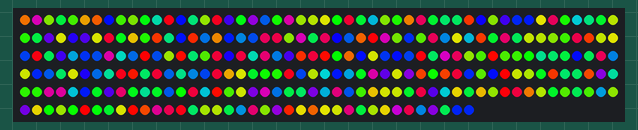
This sketch was run on a simulated Arduino Uno, built with avr-gcc and run on an emulated ATmega328P. Parts: 288 RGB LEDs in strip order, left to right, continuing on the next row. Colours are those a GRB WS2812 strip shows for the declared byte order; random numbers use the default seed unless the sketch sets one; what the sketch prints to the serial monitor is not drawn.

Above: at 0.2 s.
At 15.16 s:
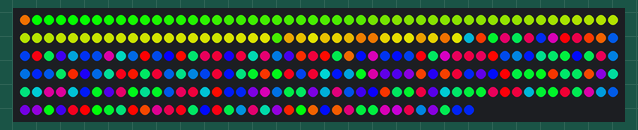
At 31.69 s:
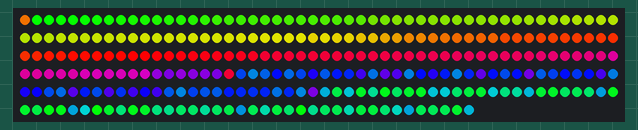

The sketch:

visualized_sort.ino
```cpp
#include <FastLED.h>

#define NUM_LEDS 288
#define DATA_PIN 19
// Determines the speed of the visual sorting
#define SORT_SPEED 50
// Determines the wait time after the leds have been newly randomized
#define START_DELAY 3000
#define END_DELAY 3000
// Default HSV values when that is not the value sorted for
#define HUE 60
#define SATURATION 255
#define VALUE 255

// A global variable that is a list of our LEDs we can directly write CHSV objects to
CRGB leds[NUM_LEDS];

// making all variables global maybe
uint8_t work_list[NUM_LEDS];
uint8_t mode; // h, s or v
int pivot, value1, value2, temp;


void setup() {

  FastLED.addLeds<WS2812, DATA_PIN, RGB>(leds, NUM_LEDS);
  FastLED.clear();

  Serial.begin(115200);
  Serial.println("test");

  mode = 0;
}

void loop() {
  Serial.println(mode);

  randomLeds();
  FastLED.show();
  delay(START_DELAY);

  quicksort_method(work_list, 0, NUM_LEDS - 1);

  //mode++;
  if(mode > 2) mode = 0;

  delay(END_DELAY);
}

void randomLeds() {
  // randomize the leds list (with random hues)

  Serial.println("All random values: ");
  for (int i = 0; i < NUM_LEDS; i++) {
    work_list[i] = random8();

    switch (mode){
      case 0:
        leds[i] = CHSV(work_list[i], SATURATION, VALUE);
        break;
      case 1:
        leds[i] = CHSV(HUE, work_list[i], VALUE);
        Serial.println("mode 1 here");
        break;
      case 2:
        leds[i] = CHSV(HUE, SATURATION, work_list[i]);
        break;
    }

    Serial.print(work_list[i]); Serial.print(", ");
  }
  Serial.println();

}

void quicksort_method(uint8_t element_list[], int low, int high)
{
  if (low < high)
  {
    pivot = low;
    value1 = low;
    value2 = high;
    while (value1 < value2)
    {
      while (element_list[value1] <= element_list[pivot] && value1 <= high)
      {
        value1++;
      }
      while (element_list[value2] > element_list[pivot] && value2 >= low)
      {
        value2--;
      }
      if (value1 < value2)
      {
        temp = element_list[value1];
        element_list[value1] = element_list[value2];
        element_list[value2] = temp;

        switch (mode){
          case 0:
            leds[value1] = CHSV(element_list[value1], SATURATION, VALUE);
            leds[value2] = CHSV(element_list[value2], SATURATION, VALUE);
            break;
          case 1:
            leds[value1] = CHSV(HUE, element_list[value1], VALUE);
            leds[value2] = CHSV(HUE, element_list[value2], VALUE);
            break;
          case 2:
            leds[value1] = CHSV(HUE, SATURATION, element_list[value1]);
            leds[value2] = CHSV(HUE, SATURATION, element_list[value2]);
            break;
        }
        FastLED.show();
        delay(SORT_SPEED);
      }
    }
    temp = element_list[value2];
    element_list[value2] = element_list[pivot];
    element_list[pivot] = temp;

    switch (mode){
      case 0:
        leds[value1] = CHSV(element_list[pivot], SATURATION, VALUE);
        leds[value2] = CHSV(element_list[value2], SATURATION, VALUE);
        break;
      case 1:
        leds[value1] = CHSV(HUE, element_list[pivot], VALUE);
        leds[value2] = CHSV(HUE, element_list[value2], VALUE);
        break;
      case 2:
        leds[value1] = CHSV(HUE, SATURATION, element_list[pivot]);
        leds[value2] = CHSV(HUE, SATURATION, element_list[value2]);
        break;
    }
    FastLED.show();
    delay(SORT_SPEED);

    quicksort_method(element_list, low, value2 - 1);
    quicksort_method(element_list, value2 + 1, high);
  }
}
```
